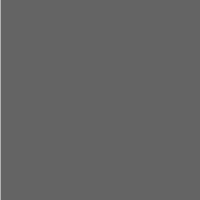
Frame 1 (no input)
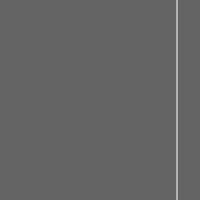
Frame 60 (no input)
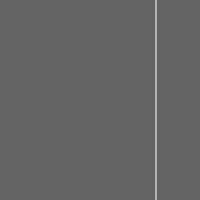
Frame 120 (the mouse pressed at the canvas centre since frame 60)

The p5.js sketch that drew these frames (run headless with seeded random() and noise() and a simulated clock; from frame 60 on, the mouse is pressed at the canvas centre):

// p5.js sketch
// ── sketch.js
// p5 DOM slider

var x = 0;
var canvas;
var par;
var slider;

function setup() {
  canvas = createCanvas(200, 200);
  par = createP("This is some text.");
  par.style("background-color", "red");
  par.style("text-decoration", "line-through")
  slider = createSlider(0, 255, 100);
}


function draw() {
  background(slider.value());
  stroke(255);
  line(x, 0, x, height);
  x = x + 3;
  if (x > width) {
    x = 0;
  }
  par.html("The slider is at: " + slider.value());
}
